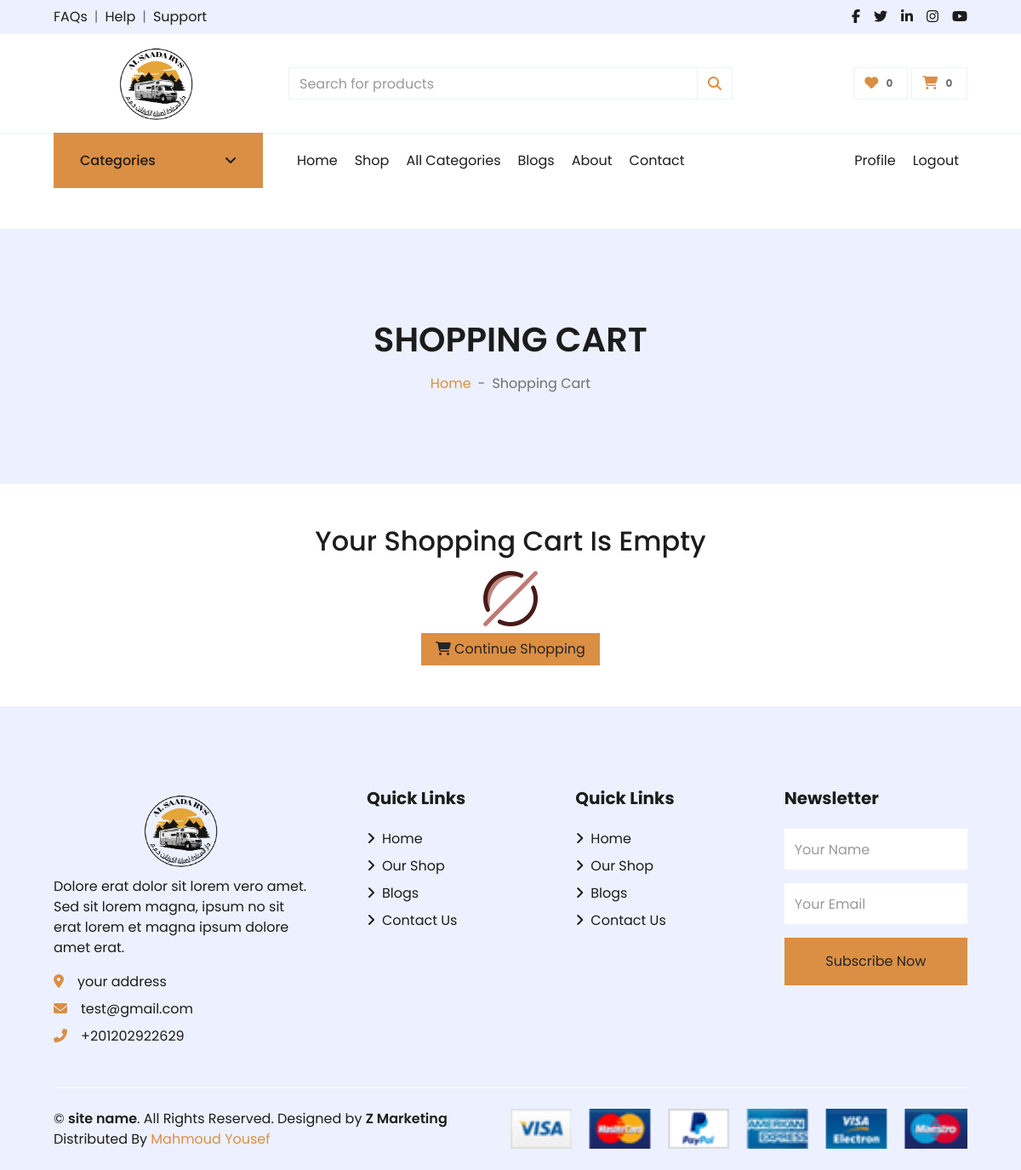
Before: /cart/ (signed in) with the older database file.
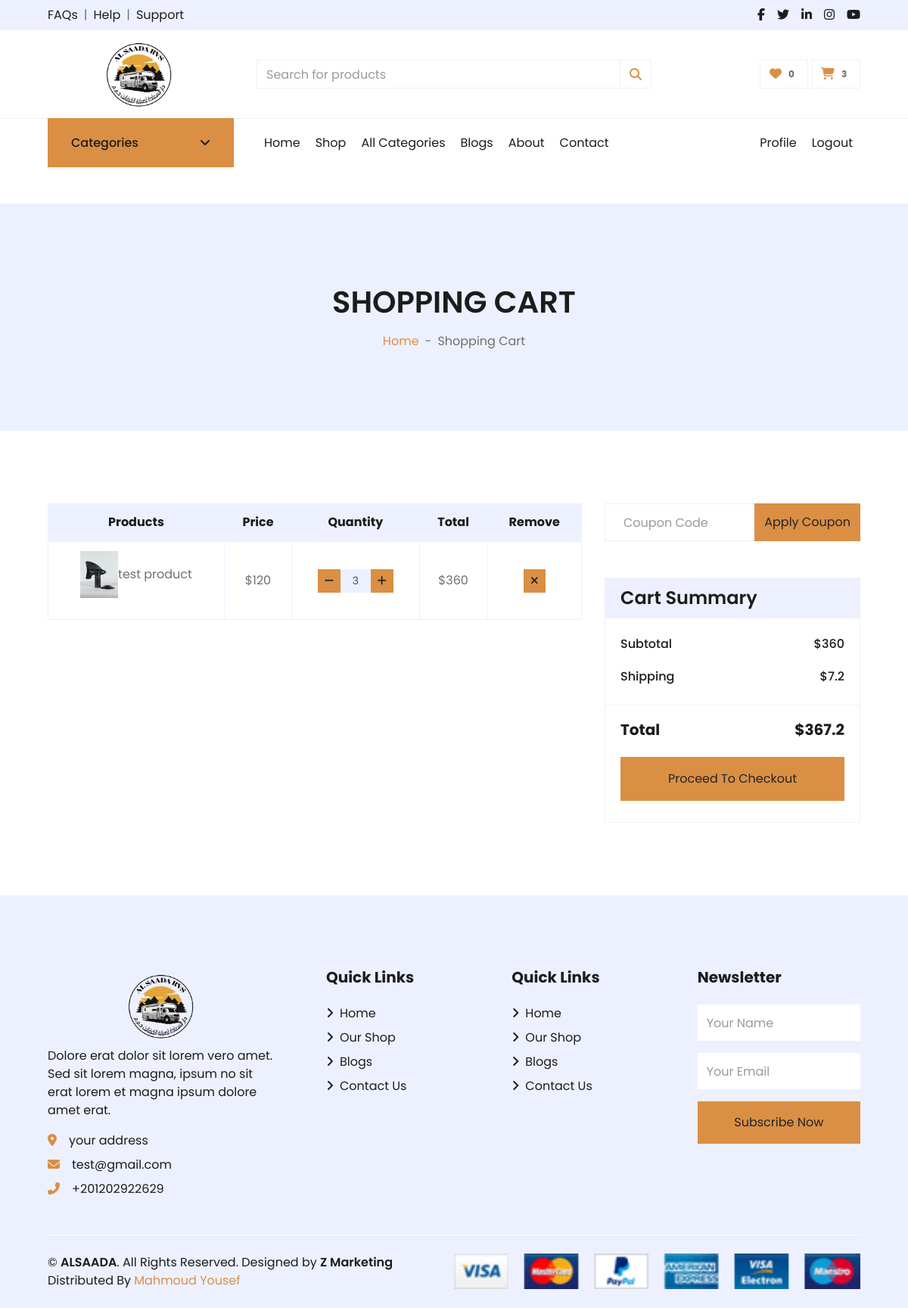
After: the same page with the newer database file.
### settings/models.py (models this page shows, shortened)
class Settings(models.Model):
    site_name = models.CharField( max_length=50)
    logo = models.ImageField( upload_to='setting/')
    phone = models.CharField( max_length=30)
    email = models.EmailField( max_length=254)
    description = models.TextField(max_length=1000)
    fb_link = models.URLField( max_length=200)
    twitter_link = models.URLField( max_length=200)
    instagram_link = models.URLField( max_length=200)
    address = models.CharField( max_length=50)
    get_in_touch = models.TextField(max_length=1000)
    class Meta:
        verbose_name = ("Settings")
        verbose_name_plural = ("Settings")

### carts/models.py (models this page shows)
class CartItem(models.Model):
    user = models.ForeignKey("accounts.User",null=True, on_delete=models.CASCADE)
    product = models.ForeignKey("products.Product", on_delete=models.CASCADE)
    variations = models.ManyToManyField("products.Variation",blank=True)
    cart = models.ForeignKey(Cart, on_delete=models.CASCADE ,blank=True ,  null=True)
    quantity = models.IntegerField()
    is_active = models.BooleanField(default=True)
    class Meta:
        verbose_name = ("Cart Item")
        verbose_name_plural = ("Cart Item")
    def sub_total(self):
        return self.product.price * self.quantity
    def __str__(self):
        return str(self.product)

### products/models.py (models this page shows, shortened)
class Product(models.Model):
    name = models.CharField(unique=True, max_length=50)
    image = models.ImageField(upload_to='product/')
    stock = models.IntegerField(default=1)
    price = models.IntegerField(default=0)
    description = models.TextField(max_length=10000)
    created_at = models.DateTimeField( default=timezone.now)
    slug = models.SlugField(null=True,blank=True , unique=True)
    views = models.PositiveIntegerField(default=0)
    is_available = models.BooleanField(default=True)
    tags = TaggableManager()
    subcategory = models.ForeignKey("Subcategory",verbose_name='Category',related_name='product_subcategory',null=True,blank=True, on_delete=models.CASCADE)
    like = models.ManyToManyField(User , blank=True,related_name='product_favourite')
    class Meta:
        ordering = ["name"]
        verbose_name = ("Products")
        verbose_name_plural = ("Products")
    def __str__(self):
        return self.name

### carts/views.py (the view)
# urls.py: path('', views.cart , name='cart'),
def cart(request , total = 0 , quantity = 0 , cart_items = None):
    try:
        tax = 0
        grand_total = 0
        if request.user.is_authenticated:
            cart_items = CartItem.objects.filter(user=request.user , is_active = True)
        else:
            cart = Cart.objects.get(cart_id=_cart_id(request))
            cart_items = CartItem.objects.filter(cart=cart , is_active = True)
        for cart_item in cart_items:
            total += (cart_item.product.price * cart_item.quantity)
            quantity += cart_item.quantity
        tax = (2 * total) / 100
        grand_total = total + tax
    except ObjectDoesNotExist:
        pass
    context = {
        'total':total ,
        'quantity':quantity,
        'cart_items':cart_items,
        'tax':tax,
        'grand_total':grand_total,
    }
    return render(request , 'cart.html' , context)

### accounts/favourite_context.py (called while the page is built)
def counter(request):
    product_count = 0
    if request.user.is_authenticated:
        if 'admin' in request.path:
            return{}
        else :
            try :
                user_favourites = Product.objects.filter(like=request.user)
                product_count = user_favourites.count()
            except Product.DoesNotExist:
                product_count=0
    return dict(product_counter=product_count)

### carts/cart_context.py (called while the page is built)
def cart_count(request):
    cart_counter = 0
    if 'admin' in request.path:
        return{}
    else:
        try:
            cart = Cart.objects.filter(cart_id=_cart_id(request))
            if request.user.is_authenticated:
                cart_items = CartItem.objects.all().filter(user=request.user)
            else:
                cart_items = CartItem.objects.all().filter(cart=cart[:1])
            for cart_item in cart_items:
                cart_counter += cart_item.quantity
        except Cart.DoesNotExist :
            cart_counter = 0
    return dict(cart_counter=cart_counter)

### carts/views.py (called while the page is built)
def _cart_id(request):
    cart = request.session.session_key
    if not cart:
        cart = request.session.create()
    return cart

### carts/templates/cart.html (shortened to what the changed rows need)
{% extends "base.html" %}
{% load static %}
{% block body %}
<div class="container-fluid bg-secondary mb-5">
    <div class="d-flex flex-column align-items-center justify-content-center" style="min-height: 300px">
        <h1 class="font-weight-semi-bold text-uppercase mb-3">Shopping Cart</h1>
    </div>
</div>
{% if not cart_items %}
<div class="container">
    <div class="row flex-column align-items-center justify-content-center">
        <h2 class="text-center">Your Shopping Cart Is Empty</h2>
        <div class="col-1 my-2">
            <img class="w-100" src="{% static 'img/empty-set.png'%}">
        </div>
        <div class="d-flex justify-content-center">
            <a href="{% url 'product_list' %}" class="btn btn-primary px-3"><i
                    class="fa fa-shopping-cart mr-1"></i>Continue
                Shopping</a>
        </div>
    </div>
</div>
{% else %}
<div class="container-fluid pt-5">
    <div class="row px-xl-5">
        <div class="col-lg-8 table-responsive mb-5">
            <table class="table table-bordered text-center mb-0">
                <thead class="bg-secondary text-dark">
                    <tr>
                        <th>Products</th>
                        <th>Price</th>
                        <th>Quantity</th>
                        <th>Total</th>
                        <th>Remove</th>
                    </tr>
                </thead>
                <tbody class="align-middle">
                    {% for cart_item in cart_items %}
                    <tr>
                        <td class="align-middle"><img src="{{cart_item.product.image.url}}" alt=""
                                style="width: 50px;">{{cart_item}}
                        </td>
                        <td class="align-middle">${{cart_item.product.price}}</td>
                        <td class="align-middle">
                            <div class="input-group quantity mx-auto" style="width: 100px;">
                                <div class="input-group-btn">
                                    <a href="{% url 'decrement_cart' cart_item.product.id cart_item.id%}"
                                        class="btn btn-sm btn-primary btn-minus">
                                        <i class="fa fa-minus"></i>
                                    </a>
                                </div>
                                <input type="text" class="form-control form-control-sm bg-secondary text-center"
                                    value="{{cart_item.quantity}}">
                                <div class="input-group-btn">
                                    <form action="{% url 'add_cart' cart_item.product.id%}" method="POST">
                                        <button type="submit" class="btn btn-sm btn-primary btn-plus1">
                                            <i class="fa fa-plus"></i>
                                        </button>
                                    </form>
                                </div>
                            </div>
                        </td>
                        <td class="align-middle">${{cart_item.sub_total}}</td>
                        <td class="align-middle"><a href="{% url 'delete_cart' cart_item.product_id cart_item.id %}"
                                onclick="return confirm('Are You Sure You Want To Delete This Item ?')"
                                class="btn btn-sm btn-primary"><i class="fa fa-times"></i></a></td>
                    </tr>
                    {% endfor %}
                </tbody>
            </table>
        </div>
        <div class="col-lg-4">
            <form class="mb-5"   method="POST">
                    <div class="input-group">
                        <input type="text" name="coupon" class="form-control p-4" placeholder="Coupon Code">
                        <div class="input-group-append">
                            <button type="submit" class="btn btn-primary">Apply Coupon</button>
                        </div>
                    </div>
                </form>
            <div class="card border-secondary mb-5">
                <div class="card-header bg-secondary border-0">
                    <h4 class="font-weight-semi-bold m-0">Cart Summary</h4>
                </div>
                <div class="card-body">
                    <div class="d-flex justify-content-between mb-3 pt-1">
                        <h6 class="font-weight-medium">Subtotal</h6>
                        <h6 class="font-weight-medium">${{total}}</h6>
                    </div>
                    <div class="d-flex justify-content-between">
                        <h6 class="font-weight-medium">Shipping</h6>
                        <h6 class="font-weight-medium">${{tax}}</h6>
                    </div>
                </div>
                <div class="card-footer border-secondary bg-transparent">
                    <div class="d-flex justify-content-between mt-2">
                        <h5 class="font-weight-bold">Total</h5>
                        <h5 class="font-weight-bold">${{grand_total}}</h5>
                    </div>
                    <a href="{% url 'checkout'%}" class="btn btn-block btn-primary my-3 py-3">Proceed To Checkout</a>
                </div>
            </div>
        </div>
    </div>
</div>
{% endif %}
{% endblock body %}

### templates/base.html (shortened to what the changed rows need)
{% load static %}
<!DOCTYPE HTML>
<html lang="en">
<head>
    <link href="https://cdnjs.cloudflare.com/ajax/libs/font-awesome/5.10.0/css/all.min.css" rel="stylesheet">
    <link href="{% static 'lib/owlcarousel/assets/owl.carousel.min.css'%}" rel="stylesheet">
    <link href="{% static 'css/all.min.css'%}" rel="stylesheet">
    <link href="{% static 'css/style.css'%}" rel="stylesheet">
    <link href="{% static 'css/custom.css'%}" rel="stylesheet">
</head>
<body>
    <div class="container-fluid">
        <div class="row align-items-center py-2 px-xl-5">
            <div class="col-lg-3 d-none d-lg-block">
                <a href="/" class="text-decoration-none">
                    <h1 class="m-0  text-center display-5 font-weight-semi-bold">
                        <img src="{{about_site.logo.url}}" width="100px" height="100px" alt="Logo">
                    </h1>
                </a>
            </div>
            <div class="col-lg-3 col-6  text-right">
                <a href="{% url 'cart'%}" class="btn border">
                    <i class="fas fa-shopping-cart text-primary"></i>
                    <span class="badge">{{cart_counter}}</span>
                </a>
            </div>
        </div>
    </div>
    {% block body %}
    {% endblock body %}
    <div class="container-fluid bg-secondary text-dark mt-5 pt-5">
        <div class="row px-xl-5 pt-5">
            <div class="col-lg-4 col-md-12 mb-5 pr-3 pr-xl-5">
                <a href="/" class="text-decoration-none">
                    <h1 class="mb-1 text-center display-5 font-weight-semi-bold">
                        <img src="{{about_site.logo.url}}" width="100px" height="100px" alt="Logo">
                    </h1>
                </a>
                <p>{{about_site.description}}</p>
                <p class="mb-2"><i class="fa fa-map-marker-alt text-primary mr-3"></i>{{about_site.address}}</p>
                <p class="mb-2"><i class="fa fa-envelope text-primary mr-3"></i>{{about_site.email}}</p>
                <p class="mb-0"><i class="fa fa-phone-alt text-primary mr-3"></i>{{about_site.phone}}</p>
            </div>
        </div>
        <div class="row border-top border-light mx-xl-5 py-4">
            <div class="col-md-6 px-xl-0">
                <p class="mb-md-0 text-center text-md-left text-dark">
                    &copy; <a class="text-dark font-weight-semi-bold" href="/">{{about_site.site_name}}</a>. All Rights
                    Reserved.
                    Designed
                    by
                    <a class="text-dark font-weight-semi-bold" href="https://zmarketings.com">Z Marketing</a><br>
                    Distributed By <a href="https://mmyousef.pythonanywhere.com/" target="_blank">Mahmoud Yousef</a>
                </p>
            </div>
        </div>
    </div>
</body>
</html>

Changed rows visible on the page:
changed Settings "your address": site_name "site name" → "ALSAADA"
added CartItem: product.image (picture), product.name "test product", product.price "120", quantity "3", sub_total "360"
Other visible differences:
{{ cart_counter }}: "0" → "3"
{{ total }}: (not shown) → "360"
{{ tax }}: (not shown) → "7.2"
{{ grand_total }}: (not shown) → "367.2"
text no longer shown: "Your Shopping Cart Is Empty Continue Shopping"
text now shown: "Products Price Quantity Total Remove Apply Coupon Cart Summary Subtotal $ Shipping $ Total $ Proceed To Checkout"
